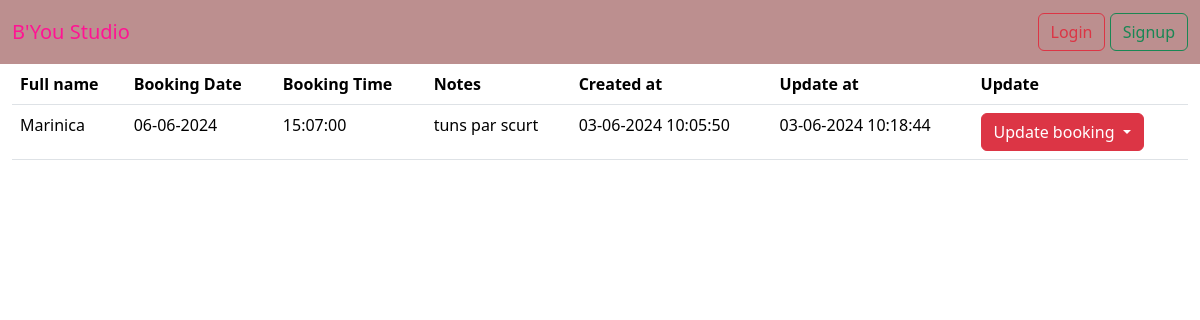
Page /list_booking_frizerie on the committed database.
### frizerie/models.py (models this page shows, shortened)
class Frizerie(models.Model):
    full_name = models.CharField(max_length=40)
    booking_date = models.DateField()
    booking_time = models.TimeField()
    notes = models.TextField(max_length=400)
    created_at = models.DateTimeField(auto_now_add=True)
    updated_at = models.DateTimeField(auto_now=True)

### frizerie/views.py (the view)
# urls.py: path('list_booking_frizerie', views.FrizerieListView.as_view(), name='list_booking_frizerie'),
class FrizerieListView(ListView):
    template_name = 'frizerie/list_booking_frizerie.html'
    model = Frizerie
    context_object_name = 'all_list_of_frizerie'

### templates/frizerie/list_booking_frizerie.html (shortened to what this page needs)
{% extends 'base.html' %}
{% block content %}
    <div class="container-fluid">
        <div class="row">
            <div class="col-md-12">
                <table class="table">
                    <thead>
                        <tr>
                            <th>Full name</th>
                            <th>Booking Date</th>
                            <th>Booking Time</th>
                            <th>Notes</th>
                            <th>Created at</th>
                            <th>Update at</th>
                            <th>Update</th>
                        </tr>
                    </thead>
                    <tbody>
                        {% for rezervare in all_list_of_frizerie %}
                            <tr>
                                <td>{{ rezervare.full_name }}</td>
                                <td>{{ rezervare.booking_date|date:"d-m-Y" }}</td>
                                <td>{{ rezervare.booking_time|time:"H:i:s" }}</td>
                                <td>{{ rezervare.notes }}</td>
                                <td>{{ rezervare.created_at|date:"d-m-Y H:i:s" }}</td>
                                <td>{{ rezervare.updated_at|date:"d-m-Y H:i:s" }}</td>
                                <td>
                                <div class="dropdown">
                                    <button class="btn btn-danger dropdown-toggle" type="button"
                                            data-bs-toggle="dropdown" aria-expanded="false">
                                        Update booking
                                    </button>
                                </div>
                            </td>
                            </tr>
                        {% endfor %}
                    </tbody>
                </table>
            </div>
        </div>
    </div>
{% endblock %}

### rows in the picture
Frizerie: full_name "Marinica", booking_date "06-06-2024", booking_time "15:07:00", notes "tuns par scurt", created_at "03-06-2024 10:05:50", updated_at "03-06-2024 10:18:44"
